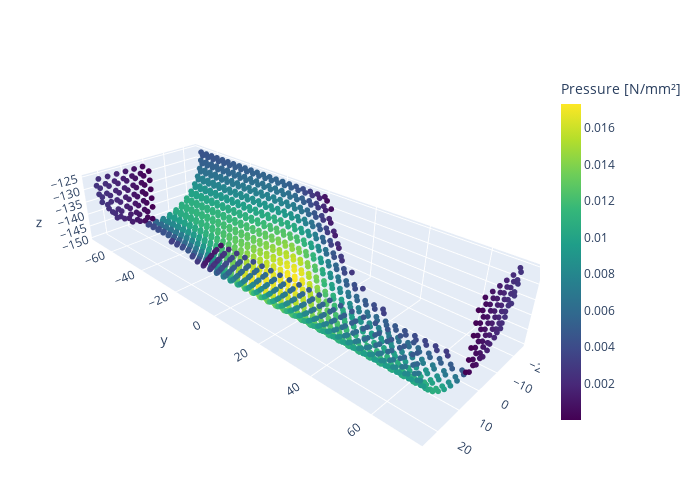

The cell this chart's notebook holds for it:
### Markdown cell above
## Force Scatter

### Code cell
magnitudes = np.linalg.norm(pressures, axis=1)

fig = go.Figure()

scatter = go.Scatter3d(
    x=point_list[:, 0],
    y=point_list[:, 1],
    z=point_list[:, 2],
    mode="markers",
    marker=dict(
        size=2,
        color=magnitudes,  # Set color equal to a variable
        colorscale=colormap,  # Choose a colormap
        colorbar=dict(
            title="Pressure [N/mm²]",
            len=0.75,
            thickness=20,
        ),
        opacity=1,
    ),
)

fig.add_trace(scatter)

# Update the layout if needed
fig.update_layout(
    width=700,
    height=500,
    margin=dict(l=10, r=10, t=10, b=10),
    scene=dict(
        aspectmode="data",
        aspectratio=dict(x=1, y=1, z=1),
        camera=dict(eye=dict(x=2, y=2, z=1.5)),
    ),
)

# Show the plot
display(fig)

### Figure 1 — Plotly figure (JSON) as saved in the notebook; plotly's stock layout.template omitted (floating-point values rounded to 4 significant figures; data arrays with more than 128 entries replaced by an {"elided": "..."} marker saying what was removed)
{"data": [{"marker": {"color": {"elided": "1400 float values"}, "colorbar": {"len": 0.75, "thickness": 20, "title": {"text": "Pressure [N/mm²]"}}, "colorscale": [[0, "#440154"], [0.1111, "#482878"], [0.2222, "#3e4989"], [0.3333, "#31688e"], [0.4444, "#26828e"], [0.5556, "#1f9e89"], [0.6667, "#35b779"], [0.7778, "#6ece58"], [0.8889, "#b5de2b"], [1, "#fde725"]], "opacity": 1, "size": 2}, "mode": "markers", "type": "scatter3d", "x": {"elided": "1400 float values"}, "y": {"elided": "1400 float values"}, "z": {"elided": "1400 float values"}}], "layout": {"height": 500, "margin": {"b": 10, "l": 10, "r": 10, "t": 10}, "scene": {"aspectmode": "data", "aspectratio": {"x": 1, "y": 1, "z": 1}, "camera": {"eye": {"x": 2, "y": 2, "z": 1.5}}}, "width": 700}}
